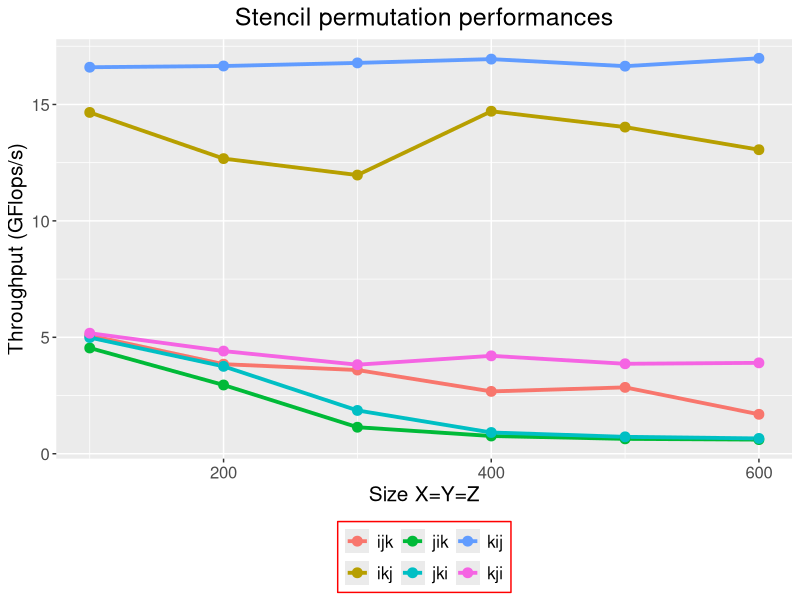
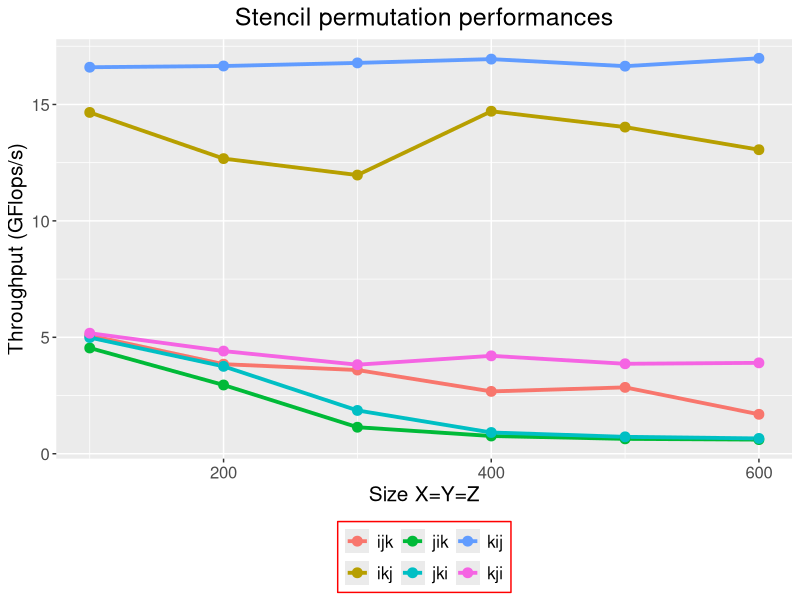

These figures' R source, in order:
setwd("/home/alexis/Dev/Barthou/Projet/data")
library(ggplot2)
library("reshape2")


data = read.csv("stencil_permutation.csv")

p = ggplot(data, aes(x=size, y=throughput, group=permutation, color=permutation))+
  geom_line(size=1.3) +
  geom_point(size=3) +
  ggtitle("Stencil permutation performances") +
  xlab("Size X=Y=Z") + ylab("Throughput (GFlops/s)") +
  theme( legend.position="bottom",
           legend.title = element_blank(),
         legend.background = element_rect(color = "red"),
           legend.box.just="right",
           plot.title = element_text(hjust = 0.5),
           text = element_text(size=15))

p
ggsave(plot = p, filename = "permutation.png")